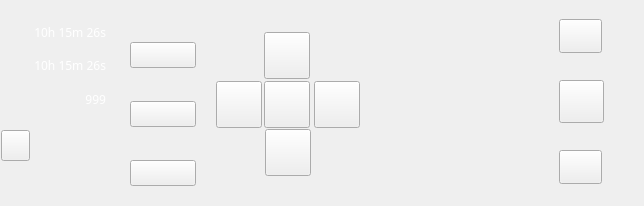
<?xml version="1.0" encoding="UTF-8"?>
<ui version="4.0">
 <class>widget4</class>
 <widget class="QWidget" name="widget4">
  <property name="geometry">
   <rect>
    <x>0</x>
    <y>0</y>
    <width>644</width>
    <height>206</height>
   </rect>
  </property>
  <property name="windowTitle">
   <string>Form</string>
  </property>
  <widget class="QFrame" name="frame">
   <property name="geometry">
    <rect>
     <x>0</x>
     <y>0</y>
     <width>644</width>
     <height>206</height>
    </rect>
   </property>
   <property name="frameShape">
    <enum>QFrame::NoFrame</enum>
   </property>
   <property name="frameShadow">
    <enum>QFrame::Plain</enum>
   </property>
   <property name="lineWidth">
    <number>0</number>
   </property>
   <widget class="QLabel" name="label_2">
    <property name="geometry">
     <rect>
      <x>23</x>
      <y>53</y>
      <width>83</width>
      <height>25</height>
     </rect>
    </property>
    <property name="sizePolicy">
     <sizepolicy hsizetype="Ignored" vsizetype="Ignored">
      <horstretch>0</horstretch>
      <verstretch>0</verstretch>
     </sizepolicy>
    </property>
    <property name="font">
     <font>
      <family>微软雅黑</family>
      <pointsize>9</pointsize>
     </font>
    </property>
    <property name="styleSheet">
     <string notr="true">color: rgb(255, 255, 255);</string>
    </property>
    <property name="text">
     <string>10h 15m 26s</string>
    </property>
    <property name="alignment">
     <set>Qt::AlignRight|Qt::AlignTrailing|Qt::AlignVCenter</set>
    </property>
   </widget>
   <widget class="QPushButton" name="bt_MAxisStop">
    <property name="geometry">
     <rect>
      <x>559</x>
      <y>80</y>
      <width>45</width>
      <height>43</height>
     </rect>
    </property>
    <property name="sizePolicy">
     <sizepolicy hsizetype="Ignored" vsizetype="Ignored">
      <horstretch>0</horstretch>
      <verstretch>0</verstretch>
     </sizepolicy>
    </property>
    <property name="focusPolicy">
     <enum>Qt::NoFocus</enum>
    </property>
    <property name="text">
     <string/>
    </property>
   </widget>
   <widget class="QPushButton" name="bt_MAxisForw">
    <property name="geometry">
     <rect>
      <x>559</x>
      <y>19</y>
      <width>43</width>
      <height>34</height>
     </rect>
    </property>
    <property name="sizePolicy">
     <sizepolicy hsizetype="Ignored" vsizetype="Ignored">
      <horstretch>0</horstretch>
      <verstretch>0</verstretch>
     </sizepolicy>
    </property>
    <property name="focusPolicy">
     <enum>Qt::NoFocus</enum>
    </property>
    <property name="text">
     <string/>
    </property>
   </widget>
   <widget class="QPushButton" name="bt_switch">
    <property name="geometry">
     <rect>
      <x>130</x>
      <y>42</y>
      <width>66</width>
      <height>26</height>
     </rect>
    </property>
    <property name="sizePolicy">
     <sizepolicy hsizetype="Ignored" vsizetype="Ignored">
      <horstretch>0</horstretch>
      <verstretch>0</verstretch>
     </sizepolicy>
    </property>
    <property name="focusPolicy">
     <enum>Qt::NoFocus</enum>
    </property>
    <property name="text">
     <string/>
    </property>
   </widget>
   <widget class="QPushButton" name="bt_down">
    <property name="geometry">
     <rect>
      <x>265</x>
      <y>129</y>
      <width>46</width>
      <height>47</height>
     </rect>
    </property>
    <property name="sizePolicy">
     <sizepolicy hsizetype="Ignored" vsizetype="Ignored">
      <horstretch>0</horstretch>
      <verstretch>0</verstretch>
     </sizepolicy>
    </property>
    <property name="focusPolicy">
     <enum>Qt::NoFocus</enum>
    </property>
    <property name="text">
     <string/>
    </property>
   </widget>
   <widget class="QPushButton" name="bt_switch_2">
    <property name="geometry">
     <rect>
      <x>130</x>
      <y>101</y>
      <width>66</width>
      <height>26</height>
     </rect>
    </property>
    <property name="sizePolicy">
     <sizepolicy hsizetype="Ignored" vsizetype="Ignored">
      <horstretch>0</horstretch>
      <verstretch>0</verstretch>
     </sizepolicy>
    </property>
    <property name="focusPolicy">
     <enum>Qt::NoFocus</enum>
    </property>
    <property name="text">
     <string/>
    </property>
   </widget>
   <widget class="QLabel" name="label">
    <property name="geometry">
     <rect>
      <x>23</x>
      <y>20</y>
      <width>83</width>
      <height>25</height>
     </rect>
    </property>
    <property name="sizePolicy">
     <sizepolicy hsizetype="Ignored" vsizetype="Ignored">
      <horstretch>0</horstretch>
      <verstretch>0</verstretch>
     </sizepolicy>
    </property>
    <property name="font">
     <font>
      <family>微软雅黑</family>
      <pointsize>9</pointsize>
     </font>
    </property>
    <property name="styleSheet">
     <string notr="true">color: rgb(255, 255, 255);</string>
    </property>
    <property name="text">
     <string>10h 15m 26s</string>
    </property>
    <property name="alignment">
     <set>Qt::AlignRight|Qt::AlignTrailing|Qt::AlignVCenter</set>
    </property>
   </widget>
   <widget class="QPushButton" name="bt_fastmove">
    <property name="geometry">
     <rect>
      <x>264</x>
      <y>81</y>
      <width>46</width>
      <height>47</height>
     </rect>
    </property>
    <property name="sizePolicy">
     <sizepolicy hsizetype="Ignored" vsizetype="Ignored">
      <horstretch>0</horstretch>
      <verstretch>0</verstretch>
     </sizepolicy>
    </property>
    <property name="focusPolicy">
     <enum>Qt::NoFocus</enum>
    </property>
    <property name="text">
     <string/>
    </property>
   </widget>
   <widget class="QLabel" name="label_3">
    <property name="geometry">
     <rect>
      <x>23</x>
      <y>87</y>
      <width>83</width>
      <height>25</height>
     </rect>
    </property>
    <property name="sizePolicy">
     <sizepolicy hsizetype="Ignored" vsizetype="Ignored">
      <horstretch>0</horstretch>
      <verstretch>0</verstretch>
     </sizepolicy>
    </property>
    <property name="font">
     <font>
      <family>微软雅黑</family>
      <pointsize>9</pointsize>
     </font>
    </property>
    <property name="styleSheet">
     <string notr="true">color: rgb(255, 255, 255);</string>
    </property>
    <property name="text">
     <string>999</string>
    </property>
    <property name="alignment">
     <set>Qt::AlignRight|Qt::AlignTrailing|Qt::AlignVCenter</set>
    </property>
   </widget>
   <widget class="QPushButton" name="bt_right">
    <property name="geometry">
     <rect>
      <x>314</x>
      <y>81</y>
      <width>46</width>
      <height>47</height>
     </rect>
    </property>
    <property name="sizePolicy">
     <sizepolicy hsizetype="Ignored" vsizetype="Ignored">
      <horstretch>0</horstretch>
      <verstretch>0</verstretch>
     </sizepolicy>
    </property>
    <property name="focusPolicy">
     <enum>Qt::NoFocus</enum>
    </property>
    <property name="text">
     <string/>
    </property>
   </widget>
   <widget class="QPushButton" name="bt_MAxisRev">
    <property name="geometry">
     <rect>
      <x>559</x>
      <y>150</y>
      <width>43</width>
      <height>34</height>
     </rect>
    </property>
    <property name="sizePolicy">
     <sizepolicy hsizetype="Ignored" vsizetype="Ignored">
      <horstretch>0</horstretch>
      <verstretch>0</verstretch>
     </sizepolicy>
    </property>
    <property name="focusPolicy">
     <enum>Qt::NoFocus</enum>
    </property>
    <property name="text">
     <string/>
    </property>
   </widget>
   <widget class="QPushButton" name="bt_left">
    <property name="geometry">
     <rect>
      <x>216</x>
      <y>81</y>
      <width>46</width>
      <height>47</height>
     </rect>
    </property>
    <property name="sizePolicy">
     <sizepolicy hsizetype="Ignored" vsizetype="Ignored">
      <horstretch>0</horstretch>
      <verstretch>0</verstretch>
     </sizepolicy>
    </property>
    <property name="focusPolicy">
     <enum>Qt::NoFocus</enum>
    </property>
    <property name="text">
     <string/>
    </property>
   </widget>
   <widget class="QPushButton" name="bt_up">
    <property name="geometry">
     <rect>
      <x>264</x>
      <y>32</y>
      <width>46</width>
      <height>47</height>
     </rect>
    </property>
    <property name="sizePolicy">
     <sizepolicy hsizetype="Ignored" vsizetype="Ignored">
      <horstretch>0</horstretch>
      <verstretch>0</verstretch>
     </sizepolicy>
    </property>
    <property name="focusPolicy">
     <enum>Qt::NoFocus</enum>
    </property>
    <property name="text">
     <string/>
    </property>
   </widget>
   <widget class="QLabel" name="label_f">
    <property name="geometry">
     <rect>
      <x>374</x>
      <y>45</y>
      <width>150</width>
      <height>86</height>
     </rect>
    </property>
    <property name="sizePolicy">
     <sizepolicy hsizetype="Ignored" vsizetype="Ignored">
      <horstretch>0</horstretch>
      <verstretch>0</verstretch>
     </sizepolicy>
    </property>
    <property name="text">
     <string/>
    </property>
   </widget>
   <widget class="QPushButton" name="bt_clock">
    <property name="geometry">
     <rect>
      <x>1</x>
      <y>130</y>
      <width>29</width>
      <height>31</height>
     </rect>
    </property>
    <property name="sizePolicy">
     <sizepolicy hsizetype="Ignored" vsizetype="Ignored">
      <horstretch>0</horstretch>
      <verstretch>0</verstretch>
     </sizepolicy>
    </property>
    <property name="focusPolicy">
     <enum>Qt::NoFocus</enum>
    </property>
    <property name="text">
     <string/>
    </property>
   </widget>
   <widget class="QPushButton" name="bt_switch_3">
    <property name="geometry">
     <rect>
      <x>130</x>
      <y>160</y>
      <width>66</width>
      <height>26</height>
     </rect>
    </property>
    <property name="sizePolicy">
     <sizepolicy hsizetype="Ignored" vsizetype="Ignored">
      <horstretch>0</horstretch>
      <verstretch>0</verstretch>
     </sizepolicy>
    </property>
    <property name="focusPolicy">
     <enum>Qt::NoFocus</enum>
    </property>
    <property name="text">
     <string/>
    </property>
   </widget>
  </widget>
 </widget>
 <resources/>
 <connections/>
</ui>
